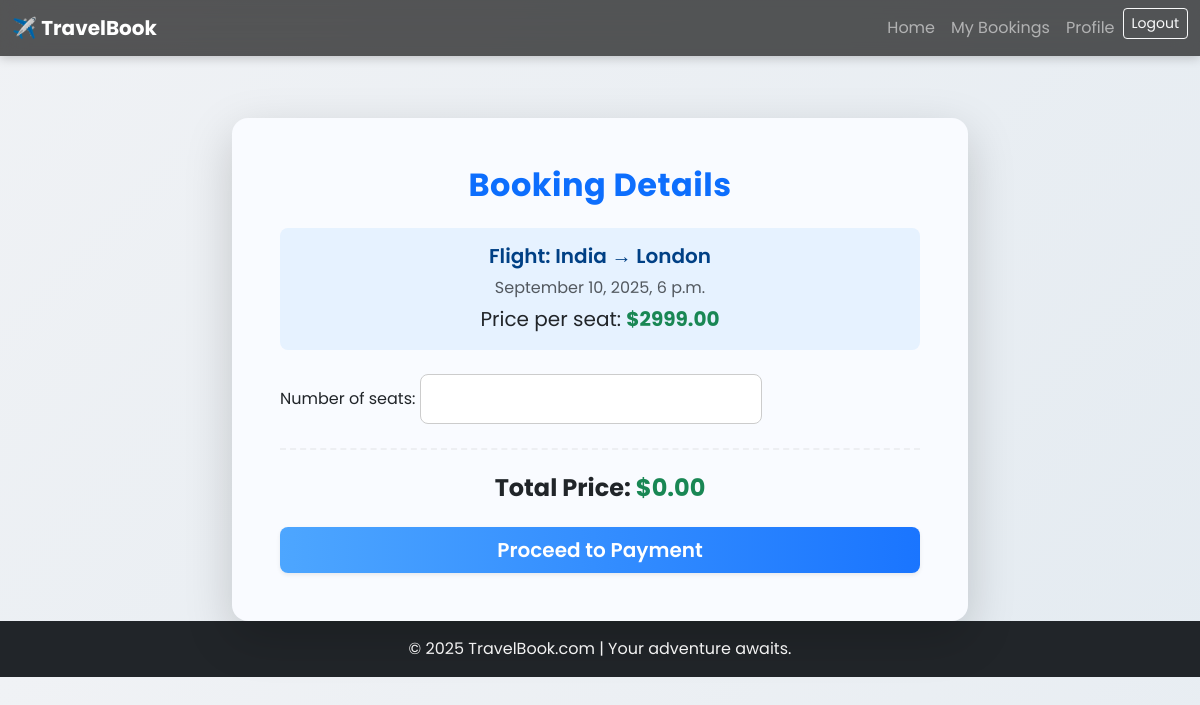
Page /book/1/ (signed in) on the committed database.
### travel/models.py (models this page shows, shortened)
class TravelOption(models.Model):
    TRAVEL_TYPES = (
        ('Flight', 'Flight'),
        ('Train', 'Train'),
        ('Bus', 'Bus'),
    )
    travel_id = models.AutoField(primary_key=True)
    travel_type = models.CharField(max_length=10, choices=TRAVEL_TYPES)
    source = models.CharField(max_length=100)
    destination = models.CharField(max_length=100)
    date_time = models.DateTimeField()
    price = models.DecimalField(max_digits=10, decimal_places=2)
    available_seats = models.PositiveIntegerField()
    image = models.ImageField(upload_to='travel_images/', blank=True, null=True)

### travel/views.py (the view)
# urls.py: path('book/<int:travel_id>/', views.book_travel, name='book_travel'),
@login_required
def book_travel(request, travel_id):
    travel_option = get_object_or_404(TravelOption, travel_id=travel_id)
    if request.method == 'POST':
        form = BookingForm(request.POST)
        if form.is_valid():
            num_seats = form.cleaned_data['number_of_seats']
            if num_seats > travel_option.available_seats:
                messages.error(request, 'Not enough available seats.')
                return render(request, 'travel/book_travel.html', {'form': form, 'travel_option': travel_option})
            booking = form.save(commit=False)
            booking.user = request.user
            booking.travel_option = travel_option
            booking.total_price = travel_option.price * num_seats
            booking.save()
            client = razorpay.Client(auth=(settings.RAZORPAY_KEY_ID, settings.RAZORPAY_KEY_SECRET))
            amount = int(booking.total_price * 100)
            order_data = {
                "amount": amount,
                "currency": "INR",
                "receipt": f"booking_{booking.booking_id}",
            }
            razorpay_order = client.order.create(data=order_data)
            booking.razorpay_order_id = razorpay_order['id']
            booking.save()
            context = {
                'booking': booking, # This was missing
                'razorpay_order': razorpay_order,
                'razorpay_key_id': settings.RAZORPAY_KEY_ID,
                'amount': amount
            }
            return render(request, 'travel/checkout.html', context)
    else:
        form = BookingForm()
    return render(request, 'travel/book_travel.html', {'form': form, 'travel_option': travel_option})

### travel/forms.py
class BookingForm(forms.ModelForm):
    class Meta:
        model = Booking
        fields = ('number_of_seats',)

### travel/templates/travel/book_travel.html (shortened to what this page needs)
{% extends 'travel/base.html' %}
{% block content %}
<div class="container page-container">
    <div class="row justify-content-center">
        <div class="col-md-10 col-lg-8">
            <div class="card shadow-lg border-0 rounded-4 overflow-hidden" style="background: #f9fbff;">
                <div class="row g-0">
                    <div class="col-12 d-flex flex-column">
                        <div class="card-body p-5">
                            <h2 class="card-title text-center mb-4 fw-bold text-primary">Booking Details</h2>
                            <div class="text-center mb-4 p-3 rounded-3" style="background: #e6f2ff;">
                                <h5 class="fw-semibold">{{ travel_option.travel_type }}: {{ travel_option.source }} → {{ travel_option.destination }}</h5>
                                <p class="text-muted mb-1"> {{ travel_option.date_time|date:"F j, Y, P" }}</p>
                                <p class="fs-5 mb-0">Price per seat:
                                    <span id="price-per-seat" class="fw-bold text-success" data-price="{{ travel_option.price }}">
                                        ${{ travel_option.price }}
                                    </span>
                                </p>
                            </div>
                            <form method="post" class="mt-4">
                                <div class="form-section mb-4">
                                    {{ form.as_p }}
                                </div>
                                <hr class="my-4">
                                <div class="text-center mb-4">
                                    <h4 class="fw-bold text-dark">
                                        Total Price: <span id="total-price" class="fw-bold text-success">$0.00</span>
                                    </h4>
                                </div>
                                <div class="d-grid">
                                    <button type="submit" class="btn btn-primary btn-lg fw-semibold shadow-sm">
                                        Proceed to Payment
                                    </button>
                                </div>
                            </form>
                        </div>
                    </div>
                </div>
            </div>
        </div>
    </div>
</div>
{% endblock %}

### travel/static/css/style.css (style rules this page uses)
body { font-family: 'Poppins', sans-serif; background: linear-gradient(135deg, #f0f2f5, #e4ebf1); color: #333; padding-top: 70px; overflow-x: hidden; }
.page-container { padding-top: 3rem; }

### travel/templates/travel/book_travel.html (style rules this page uses)
.card { transition: transform 0.3s ease, box-shadow 0.3s ease; }
form input, form select, form textarea { background-color: #fff !important; border-radius: 0.5rem; border: 1px solid #ccc; padding: 0.75rem; transition: all 0.2s ease-in-out; }
.btn-primary { background: linear-gradient(90deg, #4da6ff, #1a75ff); border: none; transition: background 0.3s ease, transform 0.2s ease; }
.card-title { letter-spacing: 0.5px; }
.text-center h5 { color: #004085; }
hr { border-top: 2px dashed #ccc; }

### rows in the picture
TravelOption: travel_type "Flight", source "India", destination "London", date_time "September 10, 2025, 6 p.m.", price "2999.00"
